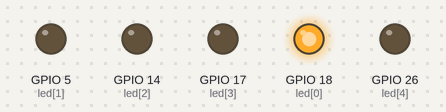
A program run on a simulated ESP32 board running MicroPython. Parts: output pins drawn as LEDs (lit = HIGH).

Above: at 0.05 s.
At 0.25 s:
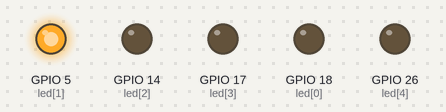
At 0.65 s:
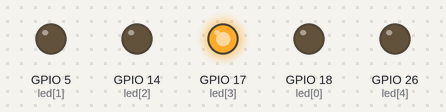
At 0.75 s:
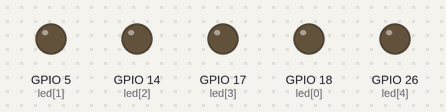
At 1.45 s:
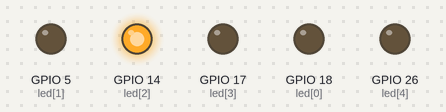
At 2.85 s:
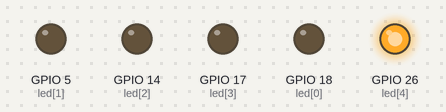
Timing chart, 0 to 3.1 s (numbered marks = the images above):
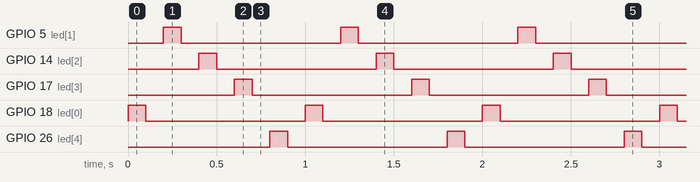

Measured:
- by itself, GPIO 5 (led[1]), GPIO 14 (led[2]), GPIO 17 (led[3]), GPIO 18 (led[0]), GPIO 26 (led[4]): alternates HIGH for 0.10 s and LOW for 0.90 s

The program:

extra1_one_way.py
```python
from machine import Pin
import time

def showLed():
    for pin in pins:  # 되돌아오는 반복문을 통째로 지웠습니다
        led = Pin(pin, Pin.OUT)
        led.value(1)
        time.sleep_ms(100)
        led.value(0)
        time.sleep_ms(100)


pins = [18, 5, 14, 17, 26]
while True:
    showLed()
```
